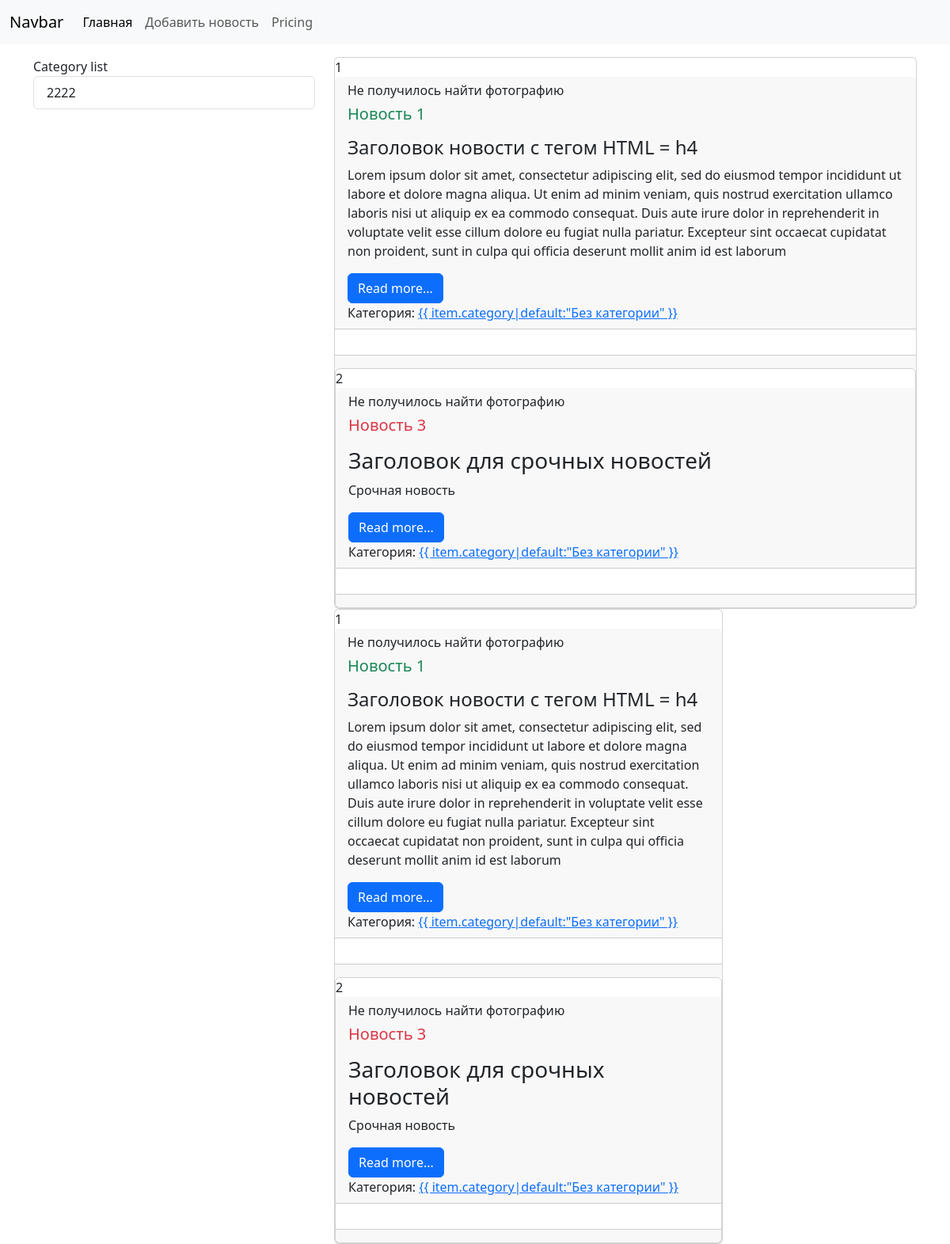
Before: /news/category/1/ with the older database file.
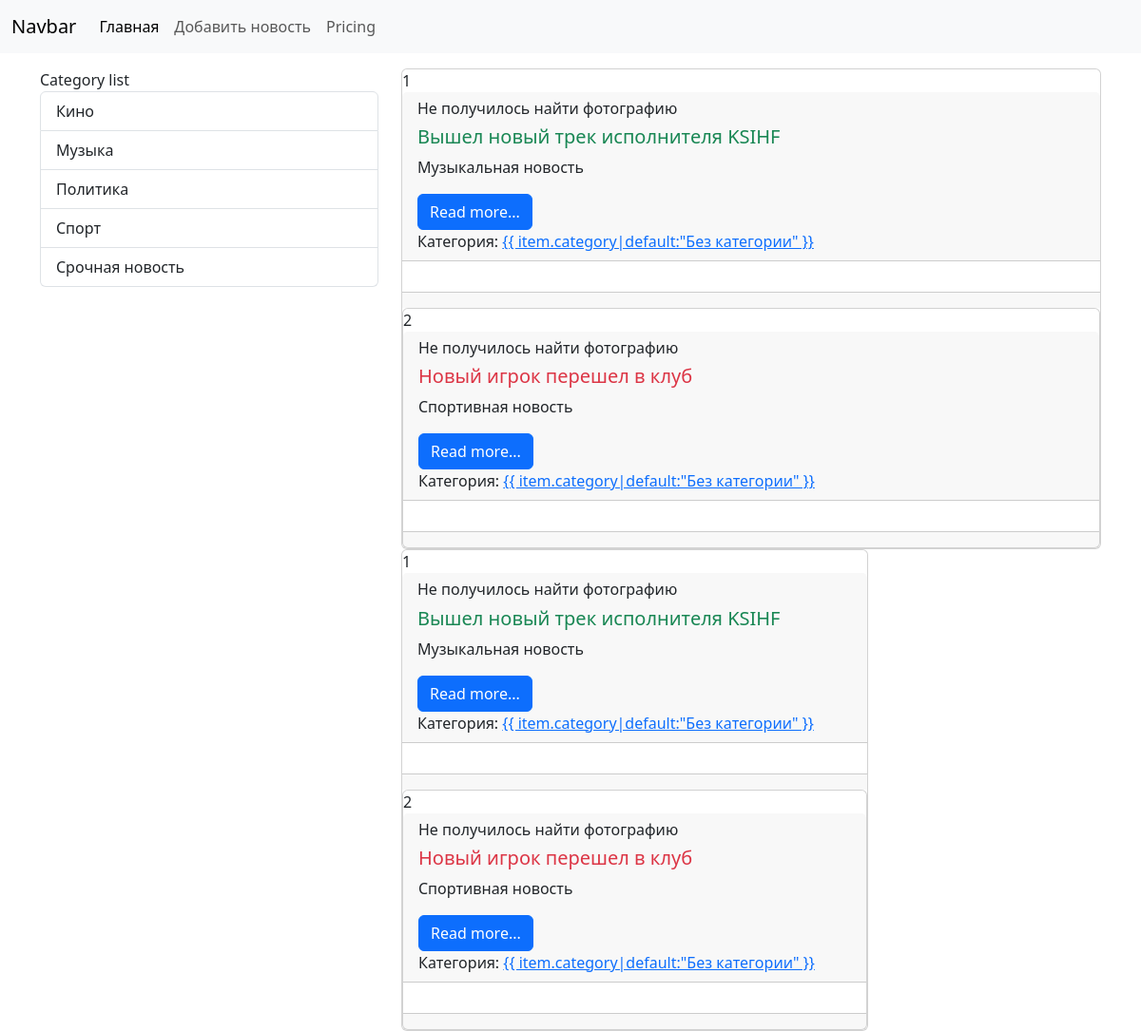
After: the same page with the newer database file.
### News/models.py (models this page shows, shortened)
class Category(models.Model):
    title = models.CharField(max_length=150, db_index=True, verbose_name = 'Категория')
    def get_absolute_url(self):
        return reverse_lazy('Category', kwargs={'category_id': self.id})
    class Meta:
        verbose_name = 'Категория'
        verbose_name_plural = 'Категории'
        ordering = ['title']

class News(models.Model):
    title = models.CharField(max_length=150, verbose_name = 'Заголовок')
    content = models.TextField(blank=True, verbose_name = 'Контент')
    createdAt = models.DateTimeField(auto_now_add=True, blank=True, verbose_name = 'Время создания')
    updateAt = models.DateTimeField(auto_now=True, blank=True, verbose_name = 'Время обновления')
    photo = models.ImageField(upload_to='djangoPythonStudyProject/media/testPhoto', null=True, blank=True, verbose_name = 'Фото')
    is_published = models.BooleanField(default=True, verbose_name = 'Публикация')
    category = models.ForeignKey('Category', on_delete=models.PROTECT, null=True, verbose_name='Категория')
    class Meta:
        verbose_name = 'Новости'
        verbose_name_plural = 'Новости'
        ordering = ['-createdAt']

### News/views.py (the view)
# urls.py: path('category/<int:category_id>/', get_category, name='Category'),
def get_category(request, category_id):
    news = News.objects.filter(category_id=category_id)
    categories = Category.objects.all()
    category = Category.objects.get(pk=category_id)
    context = {
        'news': news,
        'category': category
    }
    return render(request, 'News/category.html',context = context)

### News/templatetags/news_tags.py (called while the page is built)
@register.simple_tag(name='get_list_categories')
def get_list_categories():
    return Category.objects.all()

@register.inclusion_tag('news/list_categories.html')
def show_categories(arg1='Category', arg2='list'):
    categories = Category.objects.all()
    return {'categories': categories, 'arg1': arg1, 'arg2': arg2}

### News/templates/News/category.html (shortened to what this page needs)
{% extends 'base.html' %}
{% block sidebar %}
{% include 'inc/_sidebar.html' %}
{% endblock %}
{% block content %}
    {% for item in news %}
    <div class="card md-3">
        {{ forloop.counter }}
        <div class="card-header">
            <div class="media">
                <div class="media-photo">
                    {% if item.photo %}
                    <img src="{{ item.photo.url }}" class="mr-3" width="350" alt="Photo">
                    {% else %}
                    <h6>Не получилось найти фотографию</h6>
                    {% endif %}
                </div>
                <div class="media-body">
                    <h5 class="card-title {% cycle 'text-success' 'text-danger' 'text-primary' %}">
                        {{ item.title }}
                    </h5>
                    {% autoescape off %}
                    <p class="card-text">{{ item.content }}</p>
                    {% endautoescape %}
                    <a href="#" class="btn btn-primary">Read more...</a>
                </div>
                Категория: <a href="{% url 'Category' item.category_id|default:'0' %}"> {{
                item.category|default:"Без категории" }}</a></div>
        </div>
        <div class="card-body">
        </div>
        <div class="card-footer text-body-secondary">
        </div>
        {% endfor%}
    </div>
{% endblock %}

### templates/base.html (shortened to what this page needs)
{% include 'inc/_nav.html' %}
{% load static %}
<!doctype html>
<html lang="en">
<head>
    <link href="https://cdn.jsdelivr.net/npm/bootstrap@5.3.7/dist/css/bootstrap.min.css" rel="stylesheet"
>
</head>
<body>
<div class="container mt-3">
    <div class="row">
        <div class="col-md-4">
            {% block sidebar%}SIDEBAR{% endblock%}
        </div>
        <div class="col-md-8">
            {% block content%}CONTENT{% endblock%}
        </div>
        <div class="col-md-8">
            {% for item in news %}
            <div class="card md-3">
                {{ forloop.counter }}
                <div class="card-header">
                    <div class="media">
                        <div class="media-photo">
                            {% if item.photo %}
                            <img src="{{ item.photo.url }}" class="mr-3" width="350" alt="Photo">
                            {% else %}
                            <h6>Не получилось найти фотографию</h6>
                            {% endif %}
                        </div>
                        <div class="media-body">
                            <h5 class="card-title {% cycle 'text-success' 'text-danger' 'text-primary' %}">
                                {{ item.title }}
                            </h5>
                    {% autoescape off %}
                    <p class="card-text">{{ item.content }}</p>
                    {% endautoescape %}
                    <a href="#" class="btn btn-primary">Read more...</a>
                        </div>
                        Категория: <a href="{% url 'Category' item.category_id|default:'0' %}"> {{
                        item.category|default:"Без категории" }}</a></div>
                </div>
                <div class="card-body">
                </div>
                <div class="card-footer text-body-secondary">
                </div>
            {% endfor%}
            </div>
        </div>
    </div>
</div>
</body>
</html>

### News/templates/News/list_categories.html
{% load news_tags %}
<div class="list-group">
    {{ arg1 }} {{ arg2 }}
    {% get_list_categories as categories %}
    {% for cat in categories %}
    <a href="{{ cat.get_absolute_url.url }}" class="list-group-item list-group-item-action">{{ cat.title }}</a>
    {% endfor %}
</div>

Changed rows visible on the page:
no longer on this page (row edited): News: photo "Не получилось найти фотографию", title "Новость 3", content "Заголовок для срочных новостей Срочная новость"
added Category: title "Кино"
added Category: title "Музыка"
added Category: title "Политика"
changed Category: title "2222" → "Спорт"
added Category: title "Срочная новость"
changed News: title "Новость 1" → "Вышел новый трек исполнителя KSIHF"; content "Заголовок новости с тегом HTML = h4 Lorem ipsum dolor sit amet, consectetur adipiscing elit, sed do eiusmod tempor incididunt ut labore et dolore magna aliqua. Ut enim ad minim veniam, quis nostrud exercitation ullamco laboris nisi ut aliquip ex ea commodo consequat. Duis aute irure dolor in reprehenderit in voluptate velit esse cillum dolore eu fugiat nulla pariatur. Excepteur sint occaecat cupidatat non proident, sunt in culpa qui officia deserunt mollit anim id est laborum" → "Музыкальная новость"
now on this page (row edited): News: shows "Не получилось найти фотографию", title "Новый игрок перешел в клуб", content "Спортивная новость"
